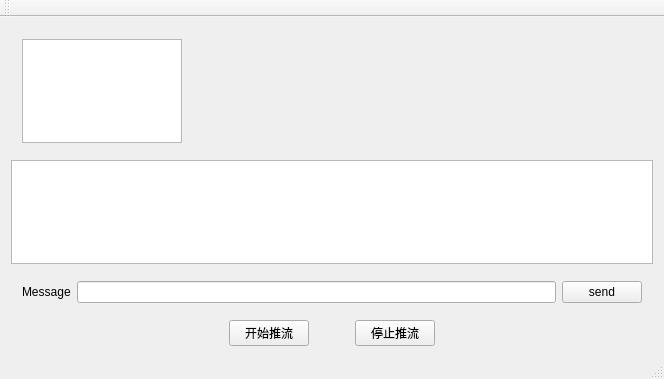
<?xml version="1.0" encoding="UTF-8"?>
<ui version="4.0">
 <class>MainWindow</class>
 <widget class="QMainWindow" name="MainWindow">
  <property name="geometry">
   <rect>
    <x>0</x>
    <y>0</y>
    <width>664</width>
    <height>379</height>
   </rect>
  </property>
  <property name="windowTitle">
   <string>MainWindow</string>
  </property>
  <widget class="QWidget" name="centralWidget">
   <layout class="QVBoxLayout" name="verticalLayout">
    <item>
     <widget class="QWidget" name="widget" native="true">
      <property name="sizePolicy">
       <sizepolicy hsizetype="Preferred" vsizetype="Expanding">
        <horstretch>0</horstretch>
        <verstretch>0</verstretch>
       </sizepolicy>
      </property>
      <layout class="QHBoxLayout" name="horizontalLayout_3">
       <item>
        <widget class="QListWidget" name="listWidget">
         <property name="sizePolicy">
          <sizepolicy hsizetype="Preferred" vsizetype="Expanding">
           <horstretch>0</horstretch>
           <verstretch>0</verstretch>
          </sizepolicy>
         </property>
         <property name="maximumSize">
          <size>
           <width>160</width>
           <height>16777215</height>
          </size>
         </property>
        </widget>
       </item>
       <item>
        <widget class="QWidget" name="widgetView" native="true">
         <property name="sizePolicy">
          <sizepolicy hsizetype="Expanding" vsizetype="Expanding">
           <horstretch>0</horstretch>
           <verstretch>0</verstretch>
          </sizepolicy>
         </property>
         <property name="maximumSize">
          <size>
           <width>16777215</width>
           <height>16777215</height>
          </size>
         </property>
         <layout class="QHBoxLayout" name="horizontalLayout_2">
          <item>
           <layout class="QHBoxLayout" name="hLayout"/>
          </item>
         </layout>
        </widget>
       </item>
      </layout>
     </widget>
    </item>
    <item>
     <widget class="QTextEdit" name="textEdit"/>
    </item>
    <item>
     <widget class="QWidget" name="widget_2" native="true">
      <property name="minimumSize">
       <size>
        <width>0</width>
        <height>0</height>
       </size>
      </property>
      <layout class="QHBoxLayout" name="horizontalLayout_4">
       <item>
        <widget class="QLabel" name="label">
         <property name="text">
          <string>Message</string>
         </property>
        </widget>
       </item>
       <item>
        <widget class="QLineEdit" name="lineEditInput"/>
       </item>
       <item>
        <widget class="QPushButton" name="pushButtonSend">
         <property name="text">
          <string>send</string>
         </property>
        </widget>
       </item>
      </layout>
     </widget>
    </item>
    <item>
     <layout class="QHBoxLayout" name="horizontalLayout">
      <item>
       <spacer name="horizontalSpacer">
        <property name="orientation">
         <enum>Qt::Horizontal</enum>
        </property>
        <property name="sizeHint" stdset="0">
         <size>
          <width>40</width>
          <height>20</height>
         </size>
        </property>
       </spacer>
      </item>
      <item>
       <widget class="QPushButton" name="pushButtonStart">
        <property name="text">
         <string>开始推流</string>
        </property>
       </widget>
      </item>
      <item>
       <spacer name="horizontalSpacer_2">
        <property name="orientation">
         <enum>Qt::Horizontal</enum>
        </property>
        <property name="sizeType">
         <enum>QSizePolicy::Fixed</enum>
        </property>
        <property name="sizeHint" stdset="0">
         <size>
          <width>40</width>
          <height>20</height>
         </size>
        </property>
       </spacer>
      </item>
      <item>
       <widget class="QPushButton" name="pushButtonStop">
        <property name="text">
         <string>停止推流</string>
        </property>
       </widget>
      </item>
      <item>
       <spacer name="horizontalSpacer_3">
        <property name="orientation">
         <enum>Qt::Horizontal</enum>
        </property>
        <property name="sizeHint" stdset="0">
         <size>
          <width>40</width>
          <height>20</height>
         </size>
        </property>
       </spacer>
      </item>
     </layout>
    </item>
   </layout>
  </widget>
  <widget class="QMenuBar" name="menuBar">
   <property name="geometry">
    <rect>
     <x>0</x>
     <y>0</y>
     <width>664</width>
     <height>17</height>
    </rect>
   </property>
  </widget>
  <widget class="QToolBar" name="mainToolBar">
   <attribute name="toolBarArea">
    <enum>TopToolBarArea</enum>
   </attribute>
   <attribute name="toolBarBreak">
    <bool>false</bool>
   </attribute>
  </widget>
  <widget class="QStatusBar" name="statusBar"/>
 </widget>
 <layoutdefault spacing="6" margin="11"/>
 <resources/>
 <connections/>
</ui>
